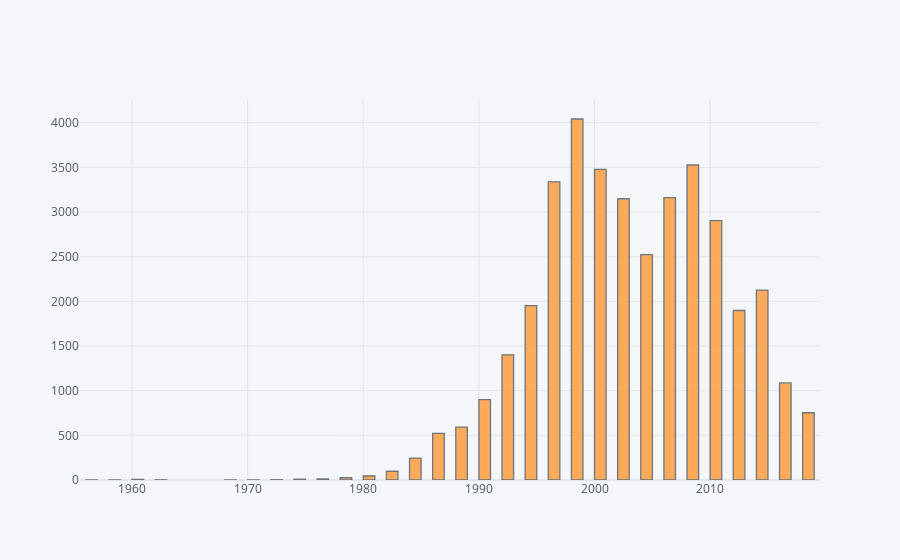

Here is the notebook cell this chart was saved with:
### Code cell
#Histogram for the above data farme
df.iplot(kind='hist', bins = 50, bargap=0.5)
print("Highest cars (4042) are produced in the year between 1998-1999")

### Figure 1 — Plotly figure (JSON) as saved in the notebook; plotly's stock layout.template omitted (floating-point values rounded to 4 significant figures; data arrays with more than 128 entries replaced by an {"elided": "..."} marker saying what was removed)
{"data": [{"histfunc": "count", "histnorm": "", "marker": {"color": "rgba(255, 153, 51, 1.0)", "line": {"color": "#4D5663", "width": 1.3}}, "name": "year_produced", "nbinsx": 50, "opacity": 0.8, "orientation": "v", "type": "histogram", "x": {"elided": "37808 int values"}}], "layout": {"bargap": 0.5, "barmode": "overlay", "legend": {"bgcolor": "#F5F6F9", "font": {"color": "#4D5663"}}, "paper_bgcolor": "#F5F6F9", "plot_bgcolor": "#F5F6F9", "title": {"font": {"color": "#4D5663"}}, "xaxis": {"gridcolor": "#E1E5ED", "showgrid": true, "tickfont": {"color": "#4D5663"}, "title": {"font": {"color": "#4D5663"}, "text": ""}, "zerolinecolor": "#E1E5ED"}, "yaxis": {"gridcolor": "#E1E5ED", "showgrid": true, "tickfont": {"color": "#4D5663"}, "title": {"font": {"color": "#4D5663"}, "text": ""}, "zerolinecolor": "#E1E5ED"}}}
